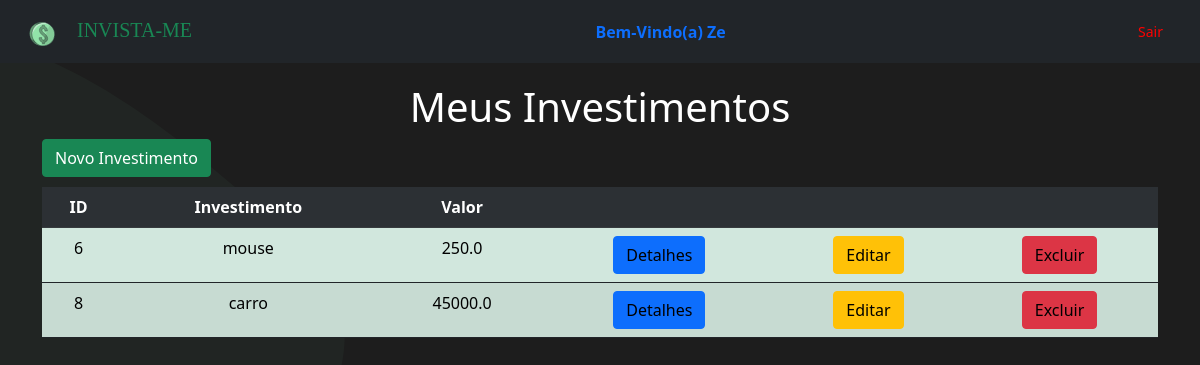
Before: /listagem/ (signed in) with the older database file.
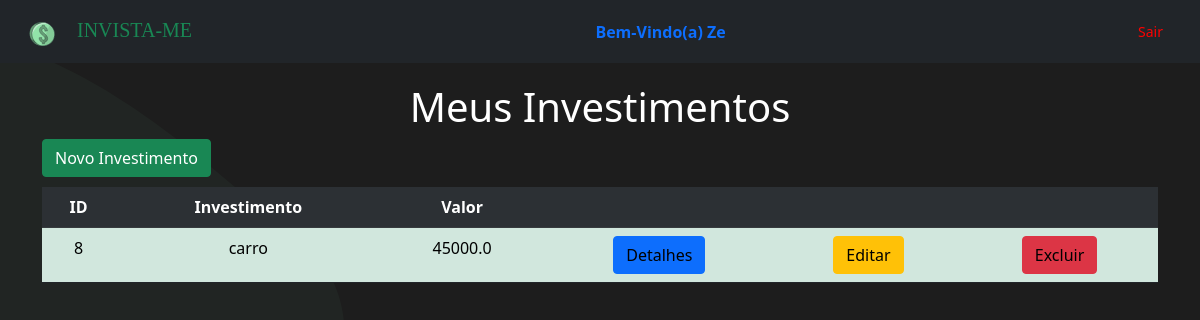
After: the same page with the newer database file.
### invistame/models.py (models this page shows)
class Investimento(models.Model):
    investimento = models.TextField(max_length=200)
    valor = models.FloatField(max_length=9)
    pago = models.BooleanField(default=False)
    data = models.DateField(default=datetime.now)
    hora = models.TimeField(default=time.strftime('%H:%M', time.localtime()))

### invistame/views.py (the view)
# urls.py: path('listagem/', views.listagem, name='listagem'),
@login_required
def listagem(request):
    dados = {
        'dados': Investimento.objects.all()
    }
    return render(request, 'investimentos/listagem.html', context=dados)

### invistame/templates/investimentos/listagem.html (shortened to what this page needs)
{% extends 'base.html' %}
{% block content %}
<div class="container">
    <h1 style="text-align: center; color: #fff; margin-top: 20px">Meus Investimentos</h1>
    <button class="btn btn-success" style="margin-bottom: 10px;"><a style="color: white; text-decoration: none;"
            href="{% url 'novo_investimento' %}">Novo Investimento</a></button>
    <table class='table table-success table-hover table-striped border-dark'>
        <tr style="text-align: center; border-radius: 20px;" class="table-dark">
            <th>ID</th>
            <th>Investimento</th>
            <th>Valor</th>
            <th></th>
            <th></th>
            <th></th>
        </tr>
        {% for dado in dados %}
        <tr style="text-align: center;">
            <td>{{dado.id}}</td>
            <td>{{dado.investimento}}</td>
            <td>{{dado.valor}}</td>
            <td><button class="btn btn-primary"><a style='color: black;text-decoration: none;'
                        href="{% url 'detalhes' dado.id %}">Detalhes</a></button></td>
            <td><button class="btn btn-warning"><a style='color: black;text-decoration: none;'
                        href="{% url 'editar' dado.id %}">Editar</a></button></td>
            <td><button class="btn btn-danger"><a style='color: black;text-decoration: none;'
                        href="{% url 'excluir' dado.id %}">Excluir</a></button></td>
        </tr>
        {% endfor %}
    </table>
</div>
{% endblock %}

Changed rows visible on the page:
removed Investimento: id "6", investimento "mouse", valor "250.0"
